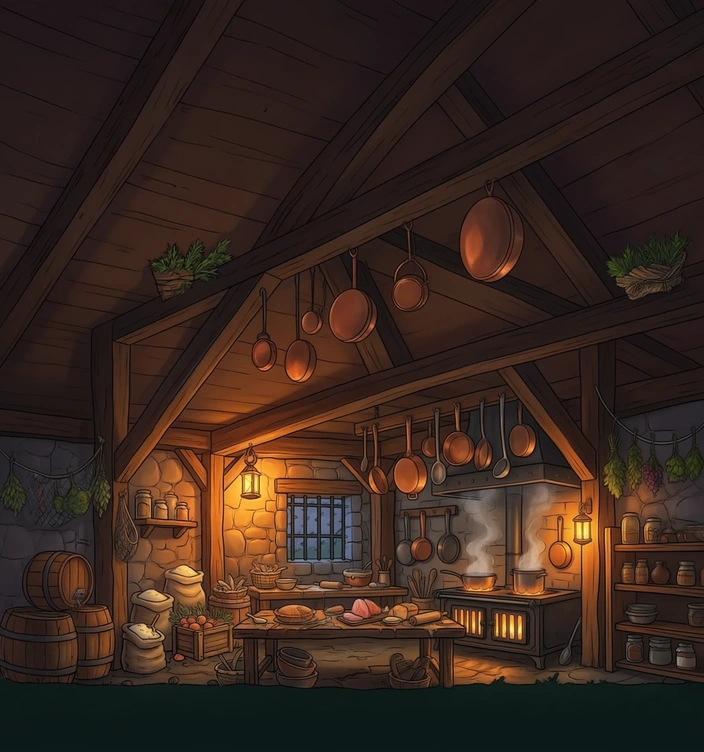
#> input picture tools/art/hfstory/livestarts/cookhouse.webp, 704 x 752 px, given in place of tea-s68-23.webp, which was not available
$ python storycut.py ../hfstory/livestarts/cookhouse.webp ../hfstory/livestarts/courtyard.webp
#> lines starting #> are read from the running program, lines starting #| are printed output that depends on the picture; after the words box and inside, x2 and y2 are one past the last pixel; in counts of white or black regions, pixels touching at a corner belong together; pictures that were not available may be replaced by others from this repository, and a replacement may not be noted
### tools/art/hfbosses/bosscut_lib.py
"""The keying and review helpers the boss art cuts share (bosscut.py, bosscut4.py): the key flooded in from the piece's own box border,
a soft rim from how much key a pixel holds, the key's spill clamped off the rim, crumbs dropped, then trimmed; and the review sheets.
Imported with sys.argv = [script, <takes dir>, <game checkout>].
"""
import sys
from pathlib import Path
import numpy as np
from PIL import Image, ImageDraw
from scipy import ndimage

GAME = Path(sys.argv[2])
QA = GAME / 'reference/prop-sheets/qa-notes/hf-art-bosses'
QA.mkdir(parents=True, exist_ok=True)


def keyness(a, key):
    r, g, b = a[..., 0], a[..., 1], a[..., 2]
    return np.minimum(r, b) - g if key == 'magenta' else g - np.maximum(r, b)


def cut(im, key, box=None, crumbs=60, mainOnly=False, trim=True):
    if box:
        im = im.crop(box)
    a = np.asarray(im).astype(np.float32)
    k = keyness(a, key)
    bg_like = k > 90
    lab, n = ndimage.label(bg_like)
    edge = set(np.unique(np.concatenate([lab[0], lab[-1], lab[:, 0], lab[:, -1]]))) - {0}
    bg = np.isin(lab, list(edge)) | (k > 150)
    alpha = np.where(bg, 0.0, 1.0)
    rim = ndimage.binary_dilation(alpha == 0, iterations=2) & (alpha > 0)
    alpha = np.where(rim, np.minimum(alpha, np.clip((140 - k) / 110, 0, 1)), alpha)
    alpha = np.minimum(alpha, np.clip((160 - k) / 100, 0, 1))
    band = ndimage.binary_dilation(alpha < 0.5, iterations=4) | (k > 20)
    if key == 'magenta':
        ex = np.clip(np.minimum(a[..., 0], a[..., 2]) - a[..., 1] - 8, 0, None) * band
        a[..., 0] -= ex; a[..., 2] -= ex
    else:
        ex = np.clip(a[..., 1] - np.maximum(a[..., 0], a[..., 2]) - 8, 0, None) * band
        a[..., 1] -= ex
    lab, n = ndimage.label(alpha > 0.5)
    if n:
        sizes = ndimage.sum(np.ones_like(alpha), lab, range(1, n + 1))
        biggest = int(np.argmax(sizes)) + 1
        for i, s in enumerate(sizes, 1):
            if s < crumbs or (mainOnly and i != biggest):
                alpha[lab == i] = 0
    o = Image.fromarray(np.dstack([np.clip(a, 0, 255), alpha * 255]).astype(np.uint8), 'RGBA')
    if not trim:
        return o
    bb = o.getchannel('A').point(lambda v: 255 if v > 20 else 0).getbbox()
    return o.crop(bb) if bb else o


def review(name, pieces, game_h=None):
    """each piece on dark and on mid-grey, full size (scaled to fit) and at about game size"""
    rows = []
    for label, p in pieces:
        s = min(1.0, 700 / p.width, 300 / p.height)
        big = p.resize((max(1, round(p.width * s)), max(1, round(p.height * s))), Image.LANCZOS)
        gs = (game_h / p.height) if game_h else 0.3
        small = p.resize((max(1, round(p.width * gs)), max(1, round(p.height * gs))), Image.LANCZOS)
        rows.append((label, big, small))
    W = 2 * 720 + 2 * 260
    H = sum(max(r[1].height, r[2].height) + 30 for r in rows) + 10
    S = Image.new('RGB', (W, H), (30, 30, 30))
    d = ImageDraw.Draw(S)
    y = 6
    for label, big, small in rows:
        h = max(big.height, small.height) + 24
        for i, (bg, im, w) in enumerate((((20, 16, 24), big, 720), ((128, 128, 128), big, 720), ((20, 16, 24), small, 260), ((128, 128, 128), small, 260))):
            x = [0, 720, 1440, 1700][i]
            tile = Image.new('RGBA', (w, h - 20), bg + (255,))
            tile.alpha_composite(im, (max(0, (w - im.width) // 2), max(0, (h - 20 - im.height) // 2)))
            S.paste(tile.convert('RGB'), (x, y + 20))
        d.text((4, y + 4), label, fill=(255, 230, 0))
        y += h + 6
    S.save(QA / f'review-{name}.jpg', quality=86)

### tools/art/hfdrake/keyfix.py
"""The edit model paints "magenta" as a dull pink or plum: every pixel near the take's own background colour (the median of its border)
is pulled to pure magenta, softly by distance, so bosscut_lib.cut keys it like any other take."""
import numpy as np
from PIL import Image


def flatten_key(im, near=48, far=96):
    a = np.asarray(im.convert('RGB')).astype(np.float32)
    border = np.concatenate([a[:6].reshape(-1, 3), a[-6:].reshape(-1, 3), a[:, :6].reshape(-1, 3), a[:, -6:].reshape(-1, 3)])
    bg = np.median(border, axis=0)
    dist = np.sqrt(((a - bg) ** 2).sum(axis=2))
    k = np.clip((far - dist) / (far - near), 0, 1)[..., None]
    out = a * (1 - k) + np.array([255, 0, 255], np.float32) * k
    return Image.fromarray(np.clip(out, 0, 255).astype(np.uint8))

### tools/art/hfdrake/storycut.py
"""The Drake tea scene's pieces for the story (story-a wires them; THE WEEKS AFTER), cut from hfdrake1/hfboss910a/hfdrake2 takes into
src/assets/story/drake/, each keyed off magenta and trimmed, facing right:
  tea-cup0.webp, tea-cup1.webp   the two good china cups on saucers (hfdrake1 tea-s68-23)
  tea-pot.webp                   the good china teapot
  tea-mugbig.webp, tea-pottin.webp  his huge tin mug and his battered tin pot (the hoard's)
  drake-bowed.webp               sitting, grey, head bowed over a mug (hfboss910a drake-teap-2; the mug cut away)
  drake-sit.webp, drake-cup.webp sitting upright, stiff; holding a china cup in both claws (hfdrake2, when picked)
  drake-cave.webp                the cave plate, 2560 x 2720 (hfdrake2, when picked)
    python3 -I tools/art/hfdrake/storycut.py <takes dir> <game checkout> [sit pick] [cup pick] [cave pick]
"""
import sys
from pathlib import Path
from PIL import Image

HERE = Path(__file__).resolve().parent
sys.path.insert(0, str(HERE.parent / 'hfbosses'))
sys.path.insert(0, str(HERE))
TAKES, GAME = Path(sys.argv[1]), Path(sys.argv[2])
extra = sys.argv[3:]
sys.argv = [sys.argv[0], str(TAKES), str(GAME)]
from bosscut_lib import cut, review  # noqa: E402
from keyfix import flatten_key  # noqa: E402

OUT = GAME / 'src/assets/story/drake'
OUT.mkdir(parents=True, exist_ok=True)
tea = Image.open(TAKES / 'tea-s68-23.webp').convert('RGB')
#> tea is the input picture: PIL image 704x752 RGB; mean R, G, B 56.5, 38.6, 30.2
done = []
for name, box, mw in (('tea-cup0', (180, 660, 540, 940), 240), ('tea-cup1', (530, 660, 880, 940), 240), ('tea-pot', (960, 600, 1420, 930), 300),
                      ('tea-mugbig', (1140, 130, 1520, 470), 260), ('tea-pottin', (1520, 110, 2040, 470), 360)):
    p = cut(tea, 'magenta', box, mainOnly=True)
    if p.width > mw:
        p = p.resize((mw, round(p.height * mw / p.width)), Image.LANCZOS)
    done.append((name, p))
#> this loop made 5 passes
#> (sizes in cut, bb in cut) on passes 1 to 5: ([100800], (0, 0, 360, 280)), ([98000], (0, 0, 350, 280)), ([151800], (0, 0, 460, 330)), ([129200], (0, 0, 380, 340)), ([187200], (0, 0, 520, 360))
#> pass 1, in keyness, `r, g, b = a[..., 0], a[..., 1], a[..., 2]`:
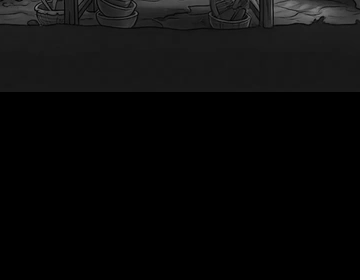
#> g: shape (280, 360) float32; min 0, max 140, mean 10.6
#> after the loop, done = 5 items
# (the mug at his claws is painted out: in the story Pokey brings the cups)
bim = flatten_key(Image.open(TAKES / 'drake-teap-2.webp'))
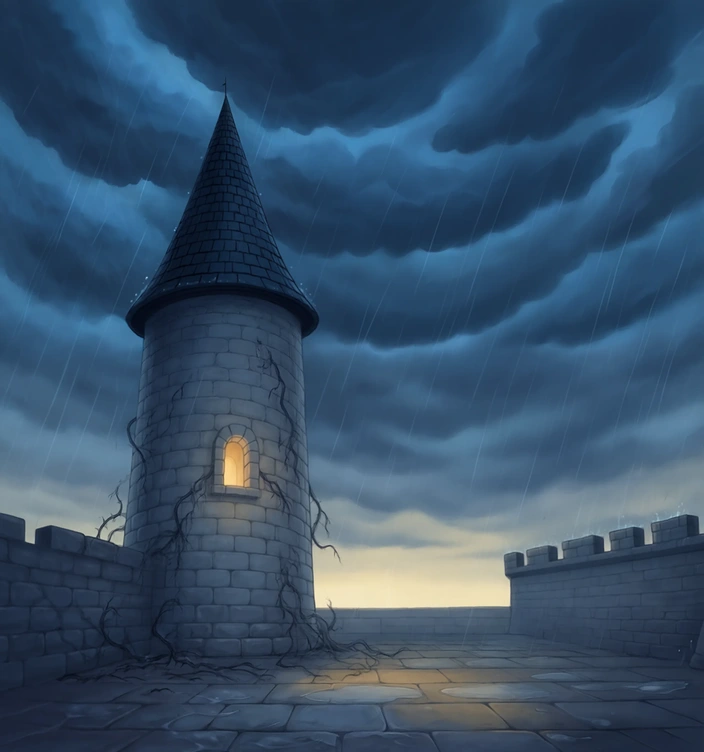
#> input picture tools/art/hfstory/livestarts/courtyard.webp, 704 x 752 px, given in place of drake-teap-2.webp, which was not available
#> in flatten_key, `bg = np.median(border, axis=0)`: bg = [38, 60, 85]
bim.paste((255, 0, 255), (745, 630, 880, 745))
bow = cut(bim, 'magenta', mainOnly=True)
#> in cut (call 6), `bg_like = k > 90`:
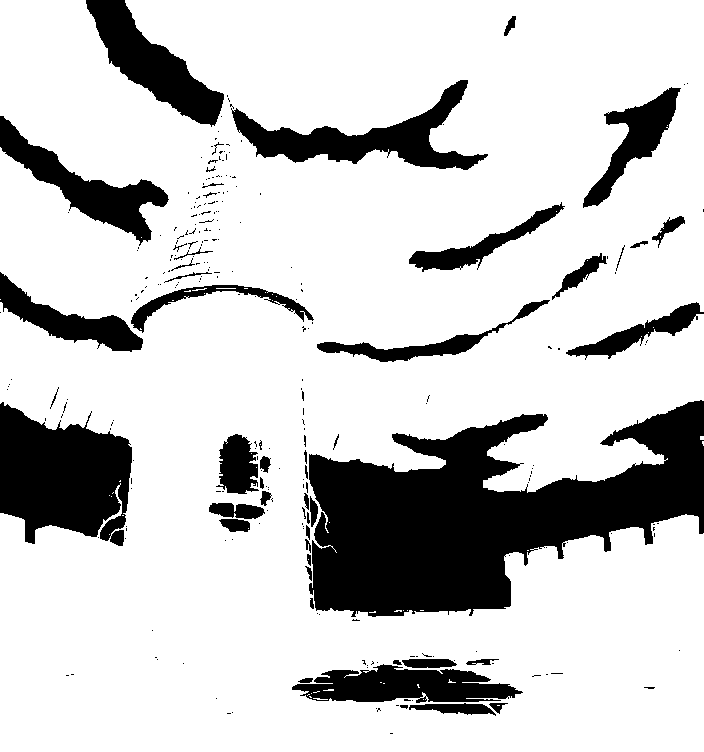
#> bg_like: shape (752, 704) bool; 79.5% white; 270 black regions (220 under 20 px), largest, box (x1, y1, x2, y2) and area: (309, 400, 704, 617) 46931, (0, 402, 132, 546) 13490, (231, 80, 488, 170) 7366
#> in cut (call 6), `lab, n = ndimage.label(bg_like)`:
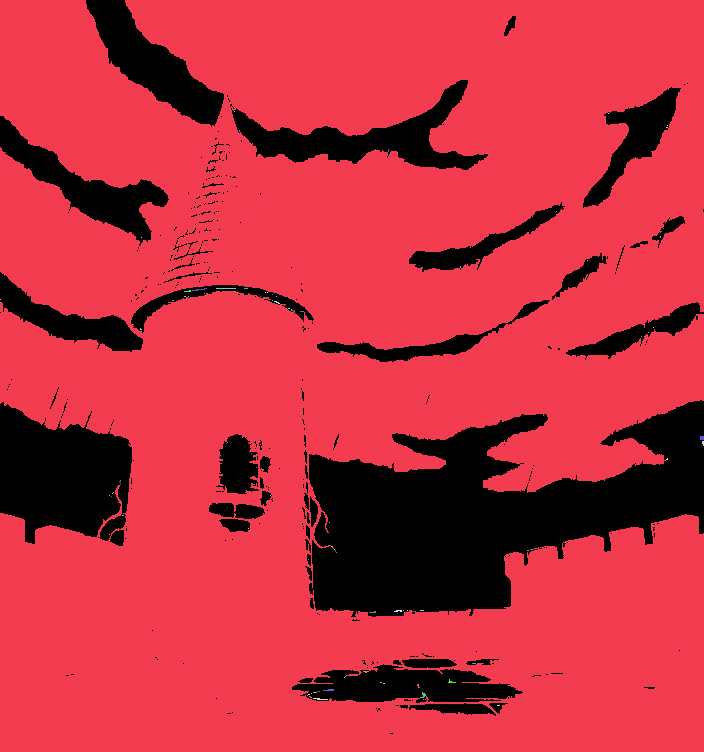
#> lab: shape (752, 704) int32; 90 distinct labels, from 0 to 89; one colour per label, 0 black
#> in cut (call 6), `lab, n = ndimage.label(bg_like)`: n = 89
#> in cut (call 6), `edge = set(np.unique(np.concatenate([lab[0], lab[-1], lab[:, 0], lab[:..`: edge = 4 items
#> in cut (call 6), `bg = np.isin(lab, list(edge)) | (k > 150)`: bg: shape (752, 704) bool; 79.4% white; 270 black regions (220 under 20 px), largest, box (x1, y1, x2, y2) and area: (309, 400, 704, 617) 46970, (0, 402, 132, 546) 13499, (231, 80, 488, 170) 7372
#> in cut (call 6), `rim = ndimage.binary_dilation(alpha == 0, iterations=2) & (alpha > 0)`: rim: shape (752, 704) bool; 3.3% white in thin lines or dots
#> in cut (call 6), `band = ndimage.binary_dilation(alpha < 0.5, iterations=4) | (k > 20)`: band: shape (752, 704) bool; 86.4% white; 44 black regions (17 under 20 px), largest, box (x1, y1, x2, y2) and area: (313, 419, 704, 611) 36489, (0, 407, 128, 539) 11107, (92, 0, 220, 122) 4827
#> in cut (call 6), `lab, n = ndimage.label(alpha > 0.5)`:
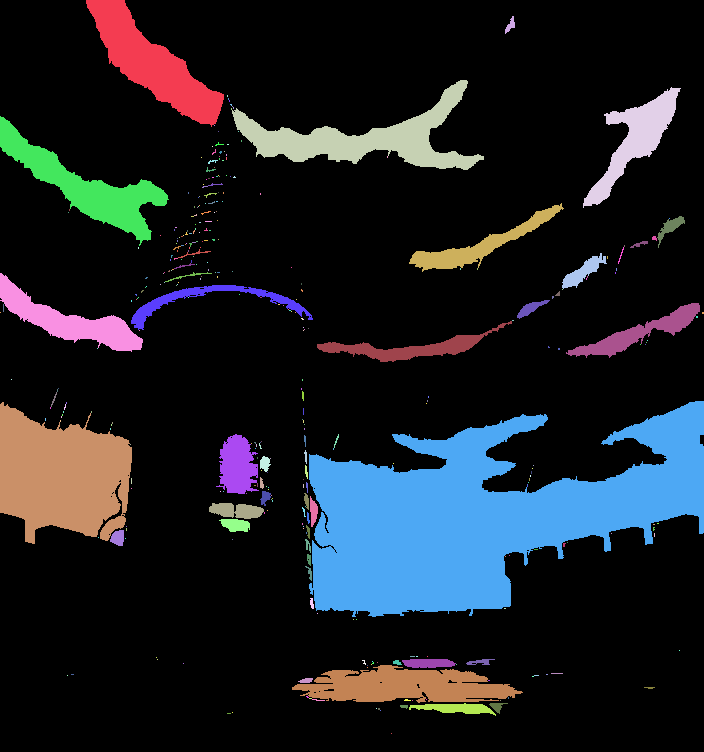
#> lab: shape (752, 704) int32; 354 distinct labels, from 0 to 353; one colour per label, 0 black
#> in cut (call 6), `lab, n = ndimage.label(alpha > 0.5)`: n = 353
#> in cut (call 6), `sizes = ndimage.sum(np.ones_like(alpha), lab, range(1, n + 1))`: sizes = 353 values, max 46501 at index 204, min 1 at index 8, mean 303.2
#> in cut (call 6), `biggest = int(np.argmax(sizes)) + 1`: biggest = 205
#> the loop in cut (call 6), `for i, s in enumerate(sizes, 1):` made 353 passes
#> s on passes 1 to 3: 6471, 82, 7287
#> after the loop in cut (call 6), `for i, s in enumerate(sizes, 1):`:
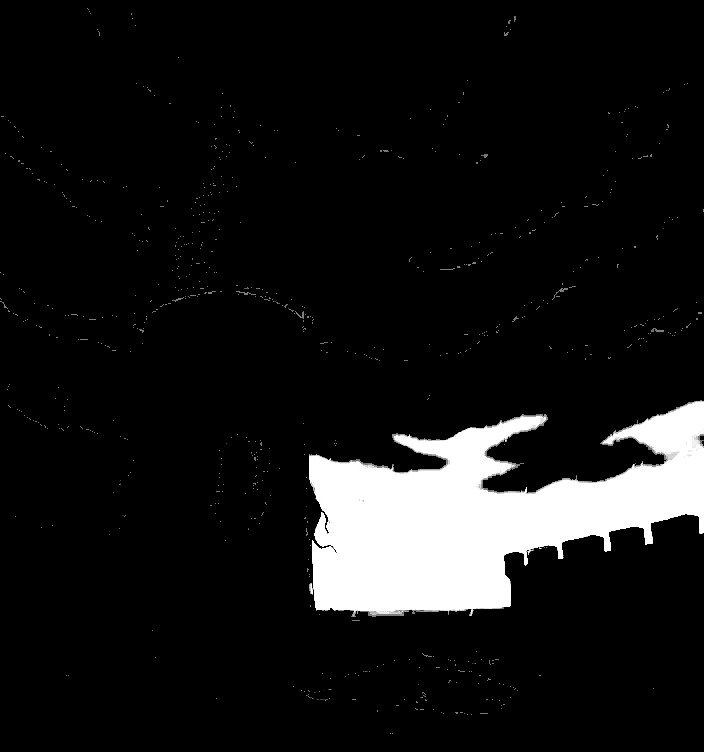
#> alpha: shape (752, 704) float64; min 0, max 1, mean 0.0884
#> in cut (call 6), `bb = o.getchannel('A').point(lambda v: 255 if v > 20 else 0).getbbox()`: bb = (0, 8, 704, 734)
done.append(('drake-bowed', bow))
for name, pick in zip(('drake-sit', 'drake-cup'), extra[:2]):
    done.append((name, cut(flatten_key(Image.open(TAKES / f'{pick}.webp')), 'magenta', mainOnly=True)))
for name, p in done:
    p.save(OUT / f'{name}.webp', 'WEBP', quality=90, method=6)
    print(name, p.size)
#> this loop made 6 passes
#> name on passes 1 to 6: 'tea-cup0', 'tea-cup1', 'tea-pot', 'tea-mugbig', 'tea-pottin', 'drake-bowed'
#| tea-cup0 (240, 187)
#| tea-cup1 (240, 192)
#| tea-pot (300, 215)
#| tea-mugbig (260, 233)
#| tea-pottin (360, 249)
#| drake-bowed (704, 726)
if len(extra) > 2:
    Image.open(TAKES / f'{extra[2]}.webp').convert('RGB').save(OUT / 'drake-cave.webp', 'WEBP', quality=86, method=6)
    print('drake-cave')
review('drake-story', done)
#> the loop in review, `for label, p in pieces:` made 6 passes
#> (label, s) on passes 1 to 6: ('tea-cup0', 1), ('tea-cup1', 1), ('tea-pot', 1), ('tea-mugbig', 1), ('tea-pottin', 1), ('drake-bowed', 0.413)
#> after the loop in review, `for label, p in pieces:`: rows = 6 items
#> in review, `H = sum(max(r[1].height, r[2].height) + 30 for r in rows) + 10`: H = 1566
#> in review, `S = Image.new('RGB', (W, H), (30, 30, 30))`: S: PIL image 1960x1566 RGB; every value is 30
#> the loop in review, `for label, big, small in rows:` made 6 passes
#> (label, h, y) on passes 1 to 6: ('tea-cup0', 211, 223), ('tea-cup1', 216, 445), ('tea-pot', 239, 690), ('tea-mugbig', 257, 953), ('tea-pottin', 273, 1232), ('drake-bowed', 324, 1562)
#> after the loop in review, `for label, big, small in rows:`:
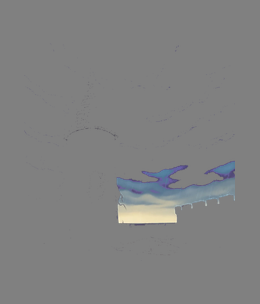
#> tile: PIL image 260x304 RGBA; mean R, G, B, A 128.6, 129, 129.5, 255
#> after the loop in review, `for label, big, small in rows:`: y = 1562
